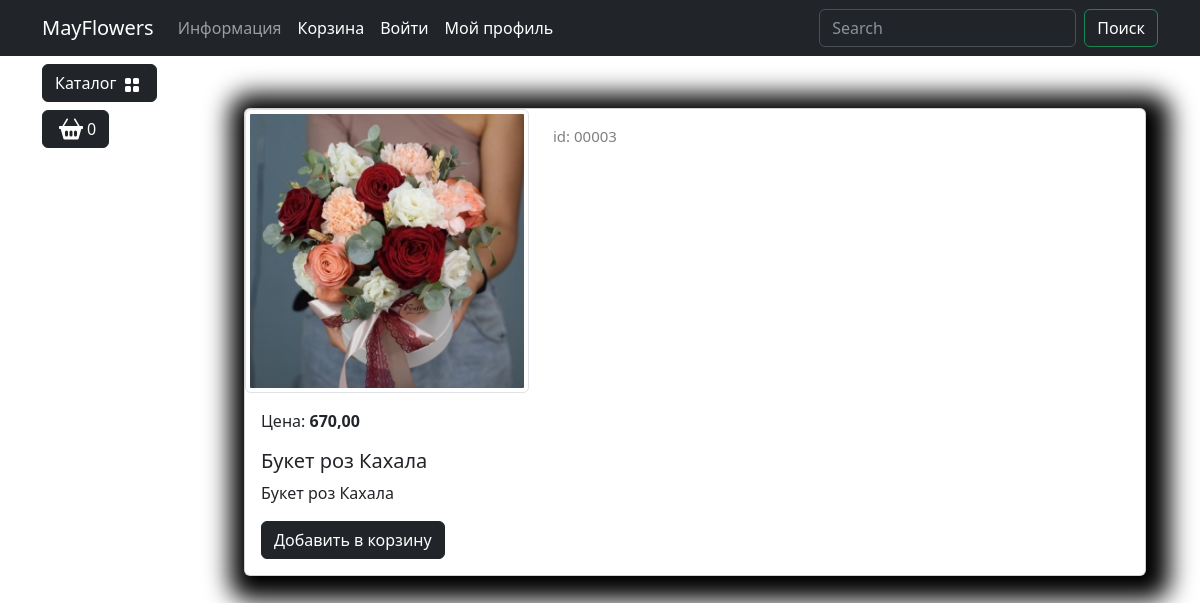
The app's page /catalog/product/gipsofily-obyknovennye/ with its own data.
### goods/models.py (models this page shows, shortened)
class Products(models.Model):# Создаём модель Products для базы данных
    name = models.CharField(max_length=150, unique=True, verbose_name='Название')
    slug = models.SlugField(max_length=200, unique=True, blank=True, null=True, verbose_name='URL')
    description = models.TextField(blank=True, null=True, verbose_name='Описание')
    image = models.ImageField(upload_to='good_images', blank=True, null=True, verbose_name='Изображение')
    price = models.DecimalField(default=0.00, max_digits=7, decimal_places=2, verbose_name='Цена')
    discount = models.DecimalField(default=0.00, max_digits=7, decimal_places=2, verbose_name='Скидка в процентах')
    quantity = models.PositiveIntegerField(default=0, verbose_name='Количество')  # Исправлено "Колчество" на "Количество"
    category = models.ForeignKey(to=Categories, on_delete=models.CASCADE, verbose_name='Категория')
    class Meta:
        db_table = 'product'  # Убрано двоеточие
        verbose_name = 'Продукт'
        verbose_name_plural = 'Продукты'
        ordering = ("id",)
    def display_id(self) -> str:
        return f"{self.id:05}"
    def sell_price(self) -> any:
        if self.discount:
            return round(self.price - self.price*self.discount/100, 2)
        return self.price

### goods/views.py (the view)
# urls.py: path('product/<slug:product_slug>/', views.product, name='product'), #URL 'product/' будет соответствовать представлению product из файла views
def product(request, product_slug):# Определяем представление (view) для маршрута, который отображает отдельную страницу продукта
    product: Products = Products.objects.get(slug=product_slug)
    context: dict[str, Products] = {
        'product': product
    }
    return render(request, "goods/Product.html", context=context)

### goods/templatetags/goods_tags.py (called while the page is built)
@register.simple_tag()
def tag_categories():
    return Categories.objects.all()

### goods/templates/goods/product.html (shortened to what this page needs)
{% extends "main/base.html" %}
{% load static %}
{% block content %}
<div class="container mt-5">
    <div class="card mb-4 custom-shadow">
        <div class="row">
            <div class="col-md-4">
                <img src="{{ product.image.url }}"
                    class="img-thumbnail" data-bs-toggle="modal" data-bs-target="#imageModal1">
            </div>
            <div class="col-md-4">
                <p class="product_id mt-3">id: {{ product.display_id }}</p>
            </div>
        </div>
        <div class="card-body">
            <p class="card-text">Цена: <strong>{{ product.sell_price }} </strong></p>
            <h5 class="card-title">{{ product.name }}</h5>
            <p class="card-text">{{ product.description }}</p>
            <a href="#" class="btn btn-dark add-to-cart">Добавить в корзину</a>
        </div>
    </div>
</div>
{% endblock %}

### static/deps/css/my_css.css (style rules this page uses)
body { background-image: url("../images/bg-image.jpg"); background-repeat: no-repeat; background-attachment: fixed; background-position: center center; background-size: cover; height: 100%; }
.custom-shadow { box-shadow: 5px 5px 25px 19px #000000; }
.product_id { color: grey; font-size: 15px; }

### records on screen
Products: image (picture), display_id "00003", sell_price "670,00", name "Букет роз Кахала", description "Букет роз Кахала"
